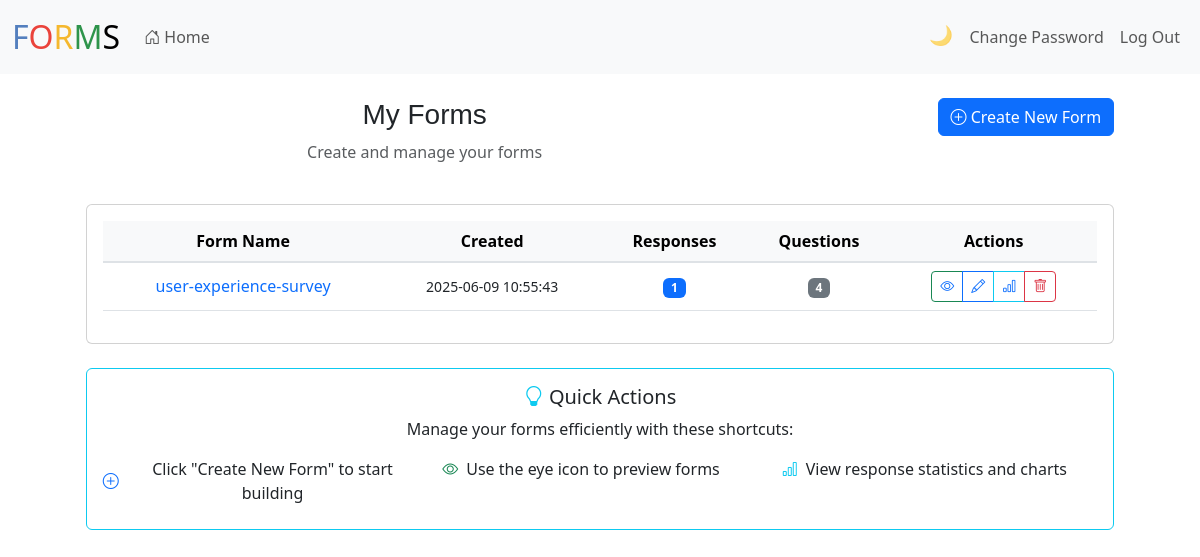
/ (signed in), run on the app's committed database.
### models.py (models this page shows, shortened)
class Form(db.Model):
    __tablename__ = "forms"
    id = db.Column(db.String(8), primary_key=True, default=generate_random_id)
    name = db.Column(db.String, default="")
    title = db.Column(db.String, default="")
    description = db.Column(db.String, default="")
    questionCount = db.Column(db.Integer, default=0)
    createdAt = db.Column(db.String, default=lambda: datetime.now().strftime("%Y-%m-%d %H:%M:%S"))
    responsesCount = db.Column(db.Integer, default=0)
    userId = db.Column(db.String(8), db.ForeignKey('users.id'))
    questions = db.relationship('Question', backref='form', cascade="all, delete-orphan", lazy=True)
    options = db.relationship('Option', backref='form', cascade="all, delete-orphan", lazy=True)
    responses = db.relationship('Response', backref='form', cascade="all, delete-orphan", lazy=True)

### index.py (the view)
@home_bp.route('/',methods=['GET','POST'])
@login_required
def index():
    try:
        empty_forms = Form.query.filter(Form.userId == current_user.id,
            or_(Form.name == "", Form.title == "", Form.questionCount <= 0)
        ).all()
        for form in empty_forms:
            db.session.delete(form)
        db.session.commit()
        forms = Form.query.filter_by(userId=current_user.id).all()
        return render_template('index.html', forms=forms)
    except Exception as e:
        if request.is_json:
            return jsonify({'success': False, 'error': str(e)})
        return f"An error occurred: {str(e)}", 500

### app.py (called while the page is built)
@login_manager.user_loader
def load_user(user_id):
    return User.query.get(str(user_id))

@app.after_request
def after_request(response):
    response.headers["Cache-Control"] = "no-cache, no-store, must-revalidate"
    response.headers["Expires"] = 0
    response.headers["Pragma"] = "no-cache"
    return response

@app.context_processor
def inject_csrf_token():
    from flask_wtf.csrf import generate_csrf
    return dict(csrf_token=generate_csrf)

### templates/index.html (shortened to what this page needs)
{% extends "layout1.html" %}
{% block main %}
<div class="container" style="max-width: 1100px;">
    <div class="row mb-4">
        <div class="col-md-8">
            <h1 class="h3">My Forms</h1>
            <p class="text-muted">Create and manage your forms</p>
        </div>
        <div class="col-md-4 text-end">
            <a href="/create" class="btn btn-primary">
                <i class="bi bi-plus-circle"></i> Create New Form
            </a>
        </div>
    </div>
    {% if forms %}
    <div class="row">
        <div class="col-12">
            <div class="card">
                <div class="card-body">
                    <div class="table-responsive">
                        <table class="table table-hover align-middle">
                            <thead class="table-light">
                                <tr>
                                    <th>Form Name</th>
                                    <th>Created</th>
                                    <th>Responses</th>
                                    <th>Questions</th>
                                    <th>Actions</th>
                                </tr>
                            </thead>
                            <tbody>
                                {% for form in forms %}
                                <tr>
                                    <td>
                                        <a href="{{ url_for('respond.respond', form_id=form.id) }}"
                                           class="text-decoration-none fw-medium">
                                            {{ form.name }}
                                        </a>
                                    </td>
                                    <td>
                                        <small class="text-muted">
                                            {{ form.createdAt if form.createdAt else 'N/A' }}
                                        </small>
                                    </td>
                                    <td>
                                        <span class="badge bg-primary">{{ form.responsesCount or 0 }}</span>
                                    </td>
                                    <td>
                                        <span class="badge bg-secondary">{{ form.questionCount or 0 }}</span>
                                    </td>
                                    <td>
                                        <div class="btn-group" role="group">
                                            <a href="{{ url_for('respond.respond', form_id=form.id) }}"
                                               class="btn btn-outline-success btn-sm"
                                               title="View Form">
                                                <i class="bi bi-eye"></i>
                                            </a>
                                            <a href="{{ url_for('builder.create', form_id=form.id) }}"
                                               class="btn btn-outline-primary btn-sm"
                                               title="Edit Form">
                                                <i class="bi bi-pencil"></i>
                                            </a>
                                            <a href="{{ url_for('respond.responses_statistics', form_id=form.id) }}"
                                               class="btn btn-outline-info btn-sm"
                                               title="View Statistics">
                                                <i class="bi bi-bar-chart"></i>
                                            </a>
                                            <button class="btn btn-outline-danger btn-sm delete-form-btn"
                                                    data-form-id="{{ form.id }}"
                                                    title="Delete Form">
                                                <i class="bi bi-trash"></i>
                                            </button>
                                        </div>
                                    </td>
                                </tr>
                                {% endfor %}
                            </tbody>
                        </table>
                    </div>
                </div>
            </div>
        </div>
    </div>
    <div class="row mt-4">
        <div class="col-12">
            <div class="card border-info">
                <div class="card-body">
                    <h5 class="card-title">
                        <i class="bi bi-lightbulb text-info"></i> Quick Actions
                    </h5>
                    <p class="card-text">Manage your forms efficiently with these shortcuts:</p>
                    <div class="row">
                        <div class="col-md-4">
                            <div class="d-flex align-items-center mb-2">
                                <i class="bi bi-plus-circle text-primary me-2"></i>
                                <span>Click "Create New Form" to start building</span>
                            </div>
                        </div>
                        <div class="col-md-4">
                            <div class="d-flex align-items-center mb-2">
                                <i class="bi bi-eye text-success me-2"></i>
                                <span>Use the eye icon to preview forms</span>
                            </div>
                        </div>
                        <div class="col-md-4">
                            <div class="d-flex align-items-center mb-2">
                                <i class="bi bi-bar-chart text-info me-2"></i>
                                <span>View response statistics and charts</span>
                            </div>
                        </div>
                    </div>
                </div>
            </div>
        </div>
    </div>
    {% endif %}
</div>
{% endblock %}

### static/css/styles.css (style rules this page uses)
body { background-color: #fff; color: #212529; font-size: 1rem; font-weight: 400; line-height: 1.5; margin: 0; text-align: left; }
.container { margin-left: auto; margin-right: auto; padding-left: 15px; padding-right: 15px; text-align: center; width: 90%; }
h1 { font-family: 'Montserrat', sans-serif; font-size: 48px; }
button, input[type="submit"] { background-color: #d9edff; border: 1px solid transparent; border-radius: 0.25rem; font-size: 0.95rem; font-weight: 400; line-height: 1.5; padding: 0.375rem 0.75rem; text-align: center; transition: color 0.15s ease-in-out, background-color 0.15s ease-in-out, border-color 0.15s ease-in-out, box-shadow 0.15s ease-in-out; vertical-align: middle; }
table { background-color: transparent; margin-bottom: 1rem; width: 100%; }
table th, table td { padding: 0.75rem; vertical-align: middle; }
tbody tr:nth-of-type(odd) { background-color: rgb(179, 208, 255, 0.3) }
.table tbody tr { background-color: #ffffff !important; color: #212529 !important; transition: background-color 0.2s ease; }
.table tbody tr td { color: inherit !important; }
.table tbody tr td a { color: #0d6efd !important; }
.table thead th { background-color: #f8f9fa !important; border-bottom: 2px solid #dee2e6; color: #000000 !important; }
.table tbody tr td small { color: inherit !important; }
body, .navbar, .card, .form-control, .form-select, .btn, .alert, .table { transition: background-color 0.3s ease, color 0.3s ease, border-color 0.3s ease; }

### data on the page
Form: name "user-experience-survey", createdAt "2025-06-09 10:55:43", responsesCount "1", questionCount "4"
